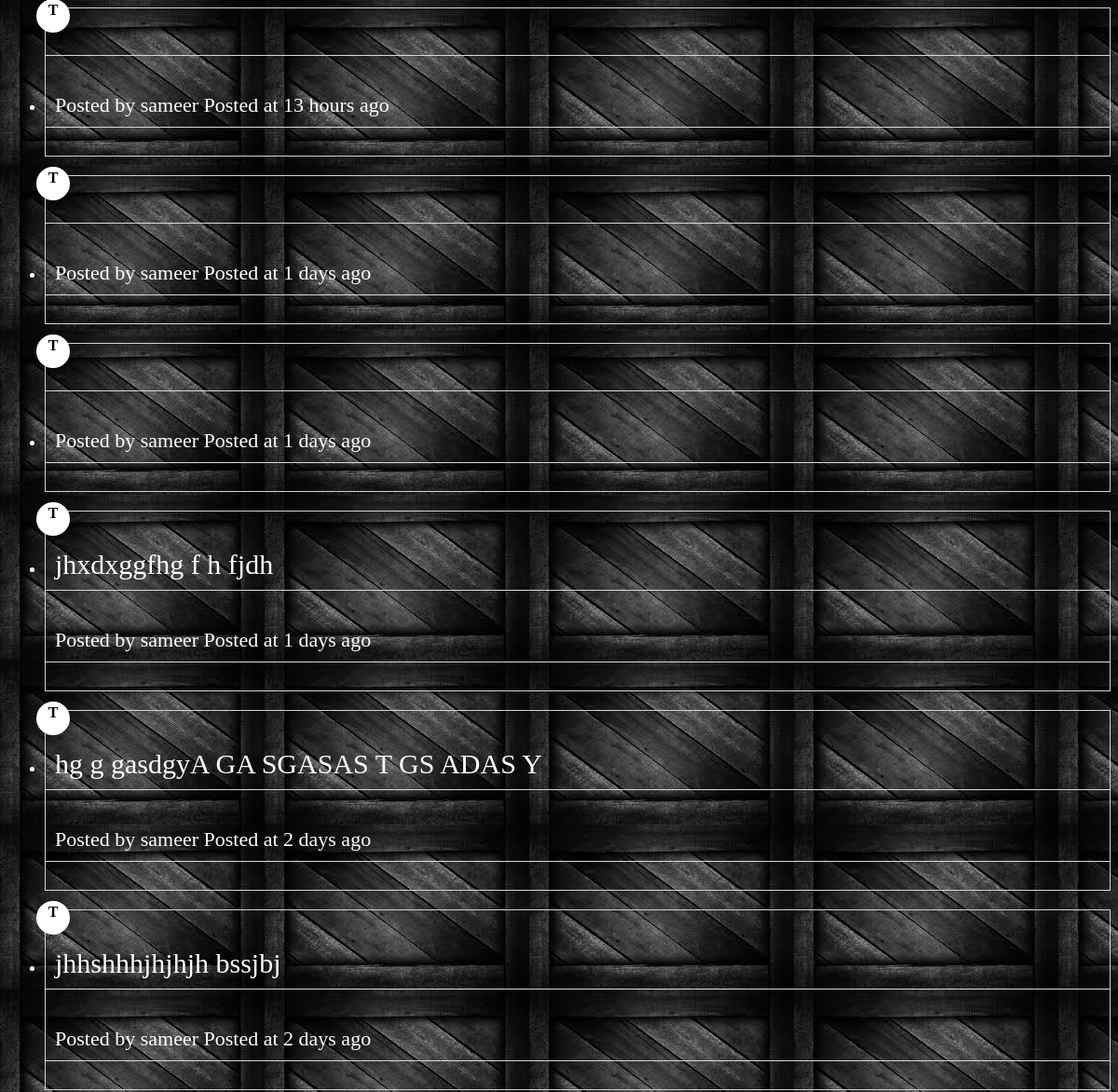
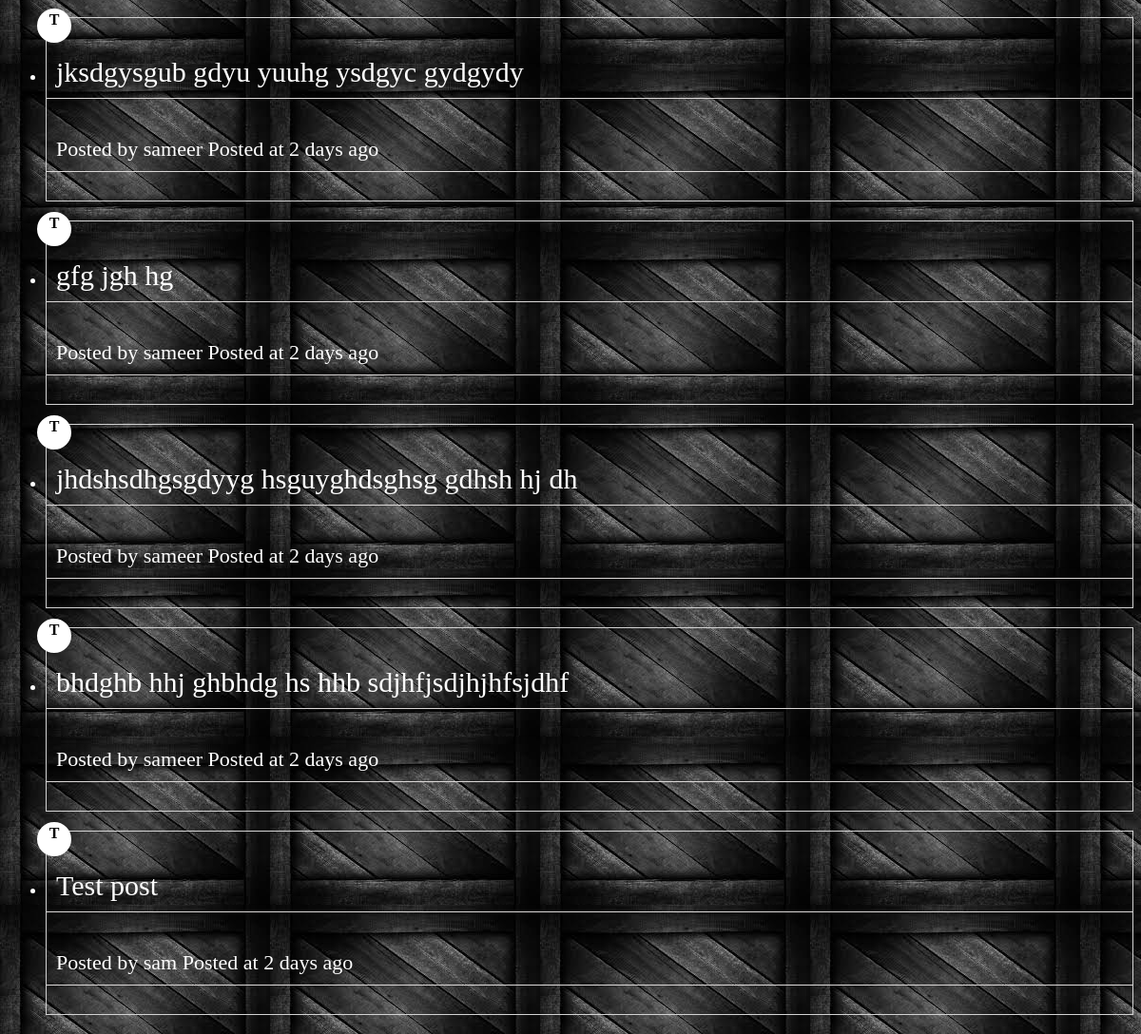
/time.php, run on the app's committed database (2 pictures, top to bottom).
### tables this page shows
CREATE TABLE `feed` (
  `id` int(10) NOT NULL AUTO_INCREMENT,
  `post_id` int(10) NOT NULL,
  `email` varchar(30) NOT NULL,
  PRIMARY KEY (`id`),
  KEY `email` (`email`),
  KEY `post_id` (`post_id`),
  CONSTRAINT `feed_ibfk_2` FOREIGN KEY (`email`) REFERENCES `user` (`email`),
  CONSTRAINT `feed_ibfk_3` FOREIGN KEY (`post_id`) REFERENCES `post` (`post_id`)
);

CREATE TABLE `post` (
  `post_id` int(10) NOT NULL AUTO_INCREMENT,
  `post_data` varchar(250) NOT NULL,
  `post_type` int(1) NOT NULL,
  `post_time` datetime NOT NULL,
  PRIMARY KEY (`post_id`)
);

CREATE TABLE `user` (
  `user_id` int(10) NOT NULL AUTO_INCREMENT,
  `name` varchar(15) NOT NULL,
  `gender` char(6) NOT NULL,
  `mobile` bigint(10) NOT NULL,
  `email` varchar(30) NOT NULL,
  `address` varchar(250) NOT NULL,
  `dob` date NOT NULL,
  `password` varchar(16) NOT NULL,
  `Description` tinytext,
  `picture` varchar(255) DEFAULT NULL,
  PRIMARY KEY (`user_id`),
  UNIQUE KEY `email` (`email`)
);

### time.php (the view)
<?php
function getTime($time){
	$now =strtotime("now");
	$lastWeek = strtotime($time);
$difference = abs($now - $lastWeek)/3600;
$agoTime=getAgoTime($difference/24);
return $agoTime;
}
function getAgoTime($time)
{
	if (floor($time)>=1)
	{
		return floor($time)." days ago";
	}
	else{
		if(floor($time*24>=1)){
		return floor($time*24)." hours ago";
	}
	else{
		return floor($time*60*24)." minutes ago";
	}
}
}
function getPostType($type)
{
	if($type==0)
	{
		return "I";
	}
	else{
		return "T";
	}
}
require "connection.php";
$sql="select post.post_data, post.post_type, post.post_time,feed.email from post inner JOIN feed on post.post_id=feed.post_id order by post.post_time DESC;";
$dataObj = $conn->query($sql);
while ($row = $dataObj->fetch_assoc()) {
        $data[] = $row;
    }
?>
<html>
<head>
	<link rel="stylesheet"  type="text/css" href="connect.css"/>
	</head>
<ul>
<?php foreach ($data as $key) :?>
					<li>
<?php
	$pic= $key['post_data'];
	$post_mail=$key['email'];
	$qry="select name from user where email='$post_mail';";
	$dataval=$conn->query($qry);
	$row=$dataval->fetch_assoc();
?>
						<div class="post">
							<span id="type"><?php echo getPostType($key['post_type']);?></span>
<?php if($key['post_type']==1)
{
	echo "<p>$pic</p>";
}
else {
	echo '<img src='.$pic.' alt="image"/>';
}
?>
						<p><span>Posted by <?php echo $row['name'];?></span><span>      Posted at <?php echo getTime($key['post_time']);?></span></p>
		</div>
	</li>
	<?php endforeach;?>
</ul>
</html>

### connect.css (style rules this page uses)
.post { border:1px solid lightgrey; margin-bottom:20px; }
.post p { border-bottom: 1px solid #dbd8d7 ; font-size: 30px; font-family: "Comic Sans MS"; padding: 10px; position: relative; }
p span { font-size:22px; font-family:'verdana'; }
#type { background-color: white; color:black; position: absolute; border:3px solid white; border-radius: 50%; height:30px; width:30px; margin:-10px; font-weight: bold; text-align: center; }

### data on the page
feed: post.post_type "T", user.name "sameer", post.post_time "13 hours ago"
feed: post.post_type "T", user.name "sameer", post.post_time "1 days ago"
feed: post.post_type "T", user.name "sameer", post.post_time "1 days ago"
feed: post.post_type "T", post.post_data "jhxdxggfhg f h fjdh", user.name "sameer", post.post_time "1 days ago"
feed: post.post_type "T", post.post_data "hg g gasdgyA GA SGASAS T GS ADAS Y", user.name "sameer", post.post_time "2 days ago"
feed: post.post_type "T", post.post_data "jhhshhhjhjhjh bssjbj", user.name "sameer", post.post_time "2 days ago"
feed: post.post_type "T", post.post_data "jksdgysgub gdyu yuuhg ysdgyc gydgydy", user.name "sameer", post.post_time "2 days ago"
feed: post.post_type "T", post.post_data "gfg jgh hg", user.name "sameer", post.post_time "2 days ago"
feed: post.post_type "T", post.post_data "jhdshsdhgsgdyyg hsguyghdsghsg gdhsh hj dh", user.name "sameer", post.post_time "2 days ago"
feed: post.post_type "T", post.post_data "bhdghb hhj ghbhdg hs hhb sdjhfjsdjhjhfsjdhf", user.name "sameer", post.post_time "2 days ago"
feed: post.post_type "T", post.post_data "Test post", user.name "sam", post.post_time "2 days ago"
